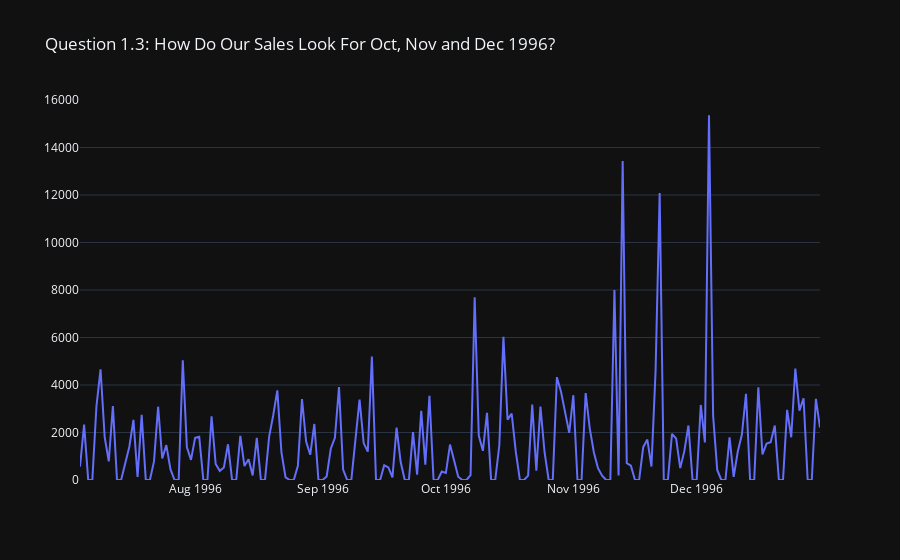

Notebook code cell kept with this figure:
### Code cell
fig = px.line(df_monthly, 
              x='OrderDate', 
              y='Sales',
              template='plotly_dark',
              title='Question 1.3: How Do Our Sales Look For Oct, Nov and Dec 1996?')

# x axis
fig.update_xaxes(showgrid=False,  
                 title_text='',  
                 #tickformat='Q1',
                 #tick0=5, 
                 dtick=0,
                 #range=[1969, 1970],
                 showticklabels=True,
                 showline=False,
                 zeroline=False
                )

# y axis
fig.update_yaxes(showgrid=True, 
                 title_text='',
                 tick0=0,      #NOTE:  This is not working as I would expect!
                 dtick=2000,
                 range=[0, 16000],
                 tickformat='${text:.1}',
                 #showticklabels=True,
                 #showline=True,
                 zeroline=False
                 )



fig.show()

### Figure 1 — Plotly figure (JSON) as saved in the notebook; plotly's stock layout.template omitted (floating-point values rounded to 4 significant figures; data arrays with more than 128 entries replaced by an {"elided": "..."} marker saying what was removed)
{"data": [{"hovertemplate": "OrderDate=%{x}<br>Sales=%{y}<extra></extra>", "legendgroup": "", "line": {"color": "#636efa", "dash": "solid"}, "mode": "lines", "name": "", "orientation": "v", "showlegend": false, "type": "scatter", "x": {"elided": "181 str values"}, "xaxis": "x", "y": {"elided": "181 float values"}, "yaxis": "y"}], "layout": {"autosize": true, "legend": {"tracegroupgap": 0}, "title": {"text": "Question 1.3: How Do Our Sales Look For Oct, Nov and Dec 1996?"}, "xaxis": {"anchor": "y", "autorange": true, "domain": [0, 1], "dtick": 0, "range": ["1996-07-04", "1996-12-31"], "showgrid": false, "showline": false, "showticklabels": true, "title": {"text": ""}, "type": "date", "zeroline": false}, "yaxis": {"anchor": "x", "domain": [0, 1], "dtick": 2000, "range": [0, 16000], "showgrid": true, "tick0": 0, "tickformat": "${text:.1}", "title": {"text": ""}, "type": "linear", "zeroline": false}}}
